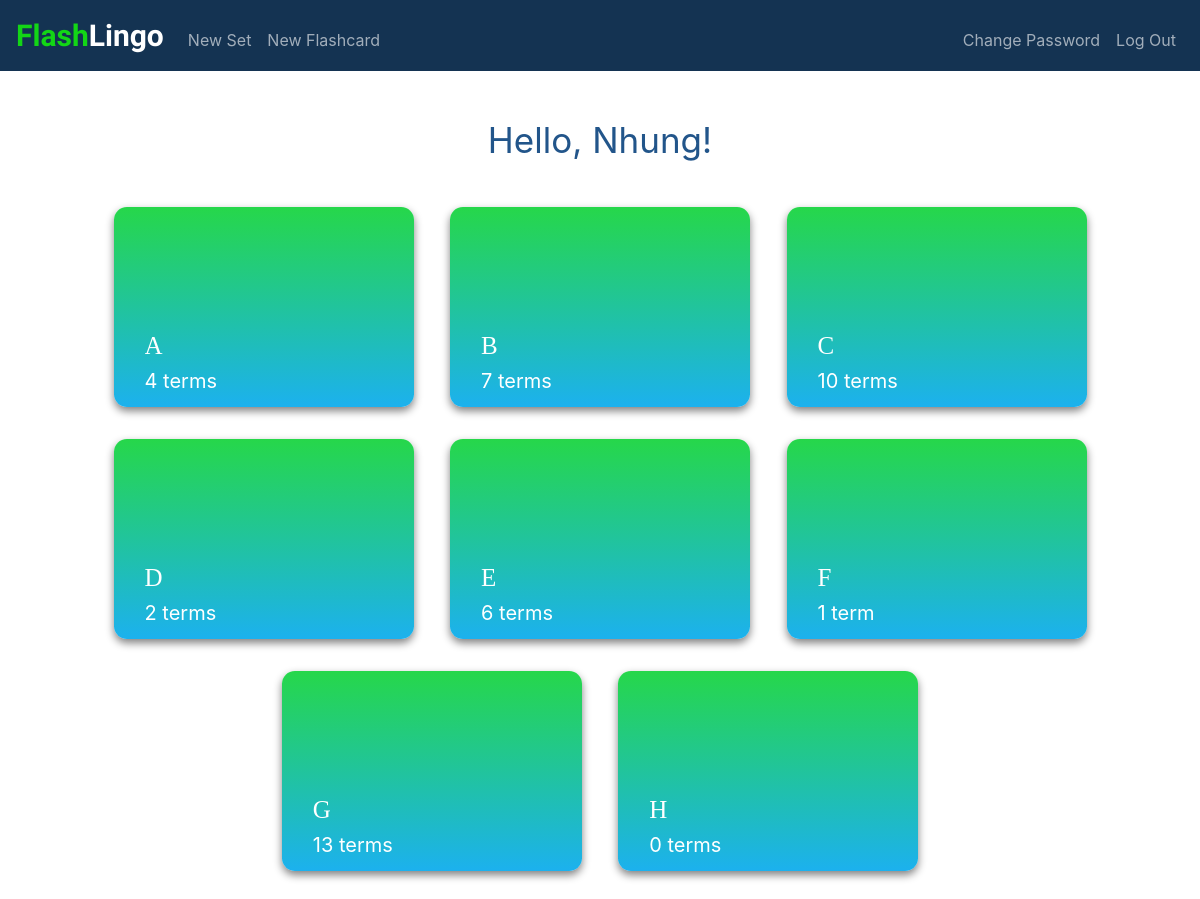
Page / (signed in) on the earlier database version.
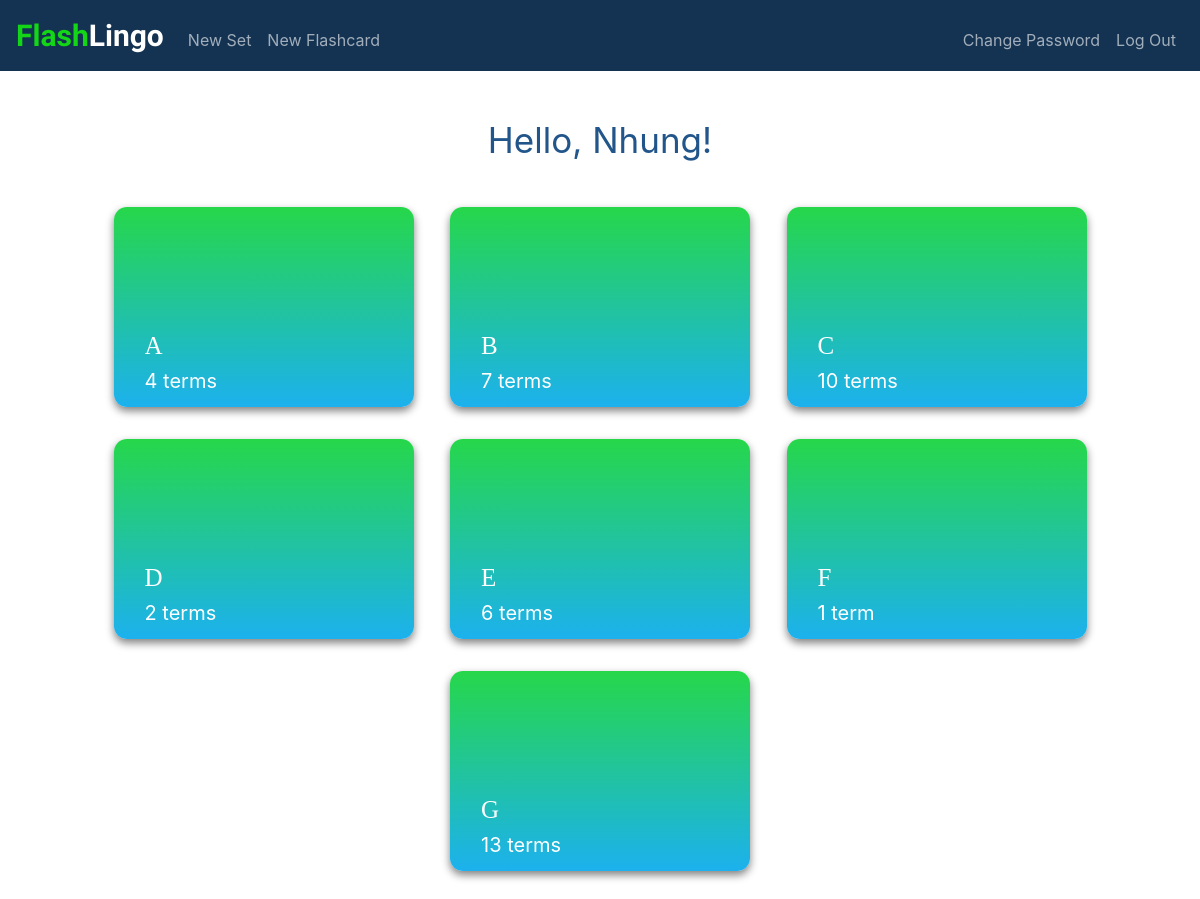
Same page on the later database version.
### tables this page shows
CREATE TABLE 'users' (id INTEGER, username TEXT NOT NULL, hash TEXT NOT NULL, 'name'  text NOT NULL  , PRIMARY KEY(id));

CREATE TABLE folders (folder_id INTEGER, user_id INTEGER NOT NULL, folder text NOT NULL , 'word_count' INTEGER NOT NULL DEFAULT 0, PRIMARY KEY(folder_id));

### app.py (the view)
@app.route("/")
@login_required
def index():
    folders = db.execute("SELECT * from folders WHERE user_id = ?", session["user_id"])
    user = db.execute("SELECT name from users WHERE id = ?", session["user_id"])
    return render_template("index.html", folders=folders, user=user)

### app.py (called while the page is built)
@app.after_request
def after_request(response):
    response.headers["Cache-Control"] = "no-cache, no-store, must-revalidate"
    response.headers["Expires"] = 0
    response.headers["Pragma"] = "no-cache"
    return response

### helpers.py (called while the page is built)
def login_required(f):
    @wraps(f)
    def decorated_function(*args, **kwargs):
        if session.get("user_id") is None:
            return redirect("/login")
        return f(*args, **kwargs)
    return decorated_function

### templates/index.html (shortened to what this page needs)
{% extends "layout.html" %}
{% block main %}
    <h3>Hello, {{ user.0.name }}!</h3>
    {% if not folders %}
    <div class="text-center card-subtitle text-muted"><h4>It's empty here. <a href="/new-set" class="card-link">Create a set?</a></h4></div>
    {% else %}
    <div class="entries">
        {% for folder in folders %}
            <div class="entry col mx-3">
                <div class="entry-text">
                    <div class="entry-text-content"><h4 class="text-truncate">{{ folder.folder }}</h4></div>
                    {% if folder.word_count == 1 %}
                        <div class="entry-text-content"><h5>{{ folder.word_count }} term</h5></div>
                    {% else %}
                        <div class="entry-text-content"><h5>{{ folder.word_count }} terms</h5></div>
                    {% endif %}
                </div>
                <div class="entry-btn">
                </div>
            </div>
        {% endfor %}
    </div>
{% endif %}
{% endblock %}

### templates/layout.html (shortened to what this page needs)
<!DOCTYPE html>
<html lang="en">
    <head>
        <link rel="stylesheet" href="https://cdn.jsdelivr.net/npm/bootstrap@4.5.3/dist/css/bootstrap.min.css">
        <link href="/static/styles.css" rel="stylesheet">
        <link rel="stylesheet" href="https://cdn.jsdelivr.net/npm/bootstrap-icons@1.5.0/font/bootstrap-icons.css">
    </head>
    <body>
        <nav class="navbar navbar-expand-md navbar-light">
            <a class="navbar-brand" href="/"><span class="green">Flash</span><span class="white">Lingo</span></a>
            <div class="collapse navbar-collapse" id="navbar">
                {% if session.user_id %}
                    <ul class="navbar-nav mr-auto mt-2">
                        <li class="nav-item"><a class="nav-link" href="/new-set">New Set</a></li>
                        <li class="nav-item"><a class="nav-link" href="/new-flashcard" id="newFlashcard">New Flashcard</a></li>
                    </ul>
                    <ul class="navbar-nav ml-auto mt-2">
                        <li class="nav-item"><a class="nav-link" href="/change-password">Change Password</a></li>
                        <li class="nav-item"><a class="nav-link" href="/logout">Log Out</a></li>
                    </ul>
                {% else %}
                    <ul class="navbar-nav ml-auto mt-2">
                        <li class="nav-item"><a class="nav-link" href="/register">Register</a></li>
                        <li class="nav-item"><a class="nav-link" href="/login">Log In</a></li>
                    </ul>
                {% endif %}
            </div>
        </nav>
        <main class="container p-5">
            {% block main %}{% endblock %}
        </main>
    </body>
</html>

### static/styles.css (style rules this page uses)
h3 { font-weight: 400; margin-bottom: 30px; font-size: 35px; color: #22558a; }
nav { background: #143352; }
.nav-link { color: white!important; opacity: 0.6; }
nav .navbar-brand .green { font-family: 'Varela Round', sans-serif; font-size: 30px; font-weight: bold; color: #13d616; }
nav .navbar-brand .white { font-family: 'Varela Round', sans-serif; font-size: 30px; font-weight: bold; color: white; }
main { overflow-x: auto; text-align: center; }
h4 { font-family: Merriweather; font-size: 25px; }
h5 { font-weight: lighter; font-size: 20px; padding-bottom: 6px; }
.entries { margin: 0 auto; }
.entry { margin: 1rem 0; box-shadow: 0 4px 8px 0 gray; display: inline-block; border-radius: 0.8rem; width: 300px; height: 200px; position: relative; background: rgb(28,177,238); background: linear-gradient(0deg, rgba(28,177,238,1) 0%, rgba(38,215,74,1) 100%); animation: drop 1s; }
.entry-text { position: absolute; display: block; bottom: 0; padding-left: 1rem; text-align: left; background: transparent; }
.entry-btn { display: flex; height: 100%; justify-content: center; align-items: center; z-index: 10; }
.entry-text-content { font-weight: bold; display: block; color: white; opacity: 1; max-width: 240px; }
li { list-style: none; }

Differences in the rows shown:
removed folders: folder "H", word_count "0"
